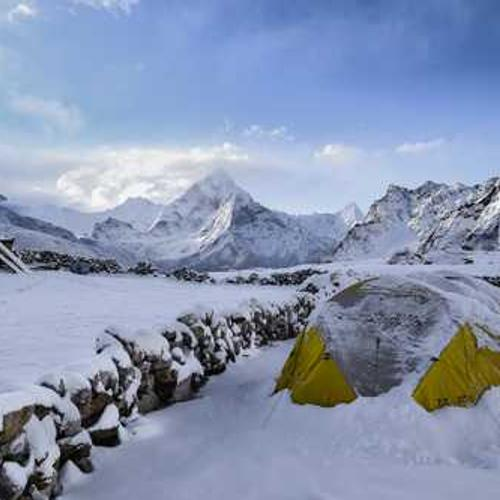
#> input picture test4.jpg, 500 x 500 px
$ python '4.手动实现直方图均衡化.py'
#> lines starting #> are read from the running program, lines starting #| are printed output that depends on the picture
import numpy as np
import cv2
import matplotlib.pyplot as plt
import os

plt.rcParams['font.sans-serif'] = ['Noto Sans CJK SC']
plt.rcParams['axes.unicode_minus'] = False

def manual_hist_equalization(image):
    """手动实现灰度图直方图均衡化"""
    h, w = image.shape
    # 1.计算原始直方图
    hist, bins = np.histogram(image.flatten(), 256, [0, 256])
    # 2.计算累积分布函数
    cdf = hist.cumsum()
    # 3.归一化CDF
    cdf_norm = cdf / cdf.max() * 255
    cdf_norm = cdf_norm.astype(np.uint8)
    # 4.映射像素值
    equalized = cdf_norm[image]
    # 计算均衡化后的直方图
    hist_eq, _ = np.histogram(equalized.flatten(), 256, [0, 256])
    return equalized, hist, hist_eq

# 读取图片
current_dir = os.path.dirname(os.path.abspath(__file__))
img_path = os.path.join(current_dir, "test4.jpg")
img = cv2.imread(img_path, 0)
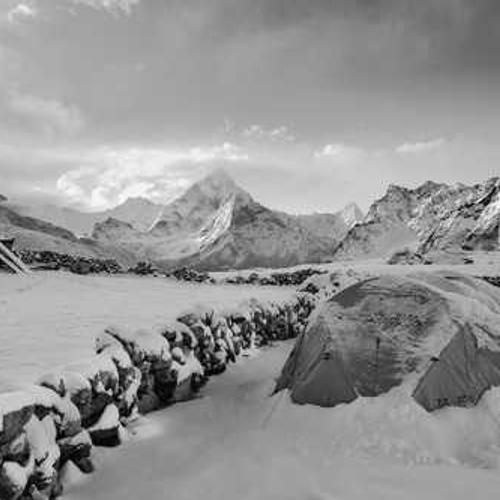
#> img: shape (500, 500); min 0, max 255, mean 148.5
if img is None:
    raise FileNotFoundError("请确保test4.jpg在当前目录下！")

# 手动均衡化
img_eq, hist_ori, hist_eq = manual_hist_equalization(img)
#> in manual_hist_equalization, `hist, bins = np.histogram(image.flatten(), 256, [0, 256])`: hist = 256 values, max 7092 at index 160, min 0 at index 254, mean 976.6; bins = 257 values from 0 to 256
#> in manual_hist_equalization, `cdf = hist.cumsum()`: cdf = 256 values from 122 to 250000
#> in manual_hist_equalization, `cdf_norm = cdf / cdf.max() * 255`: cdf_norm = 256 values from 0.124 to 255
#> in manual_hist_equalization, `cdf_norm = cdf_norm.astype(np.uint8)`: cdf_norm = 256 values from 0 to 255
#> in manual_hist_equalization, `equalized = cdf_norm[image]`:
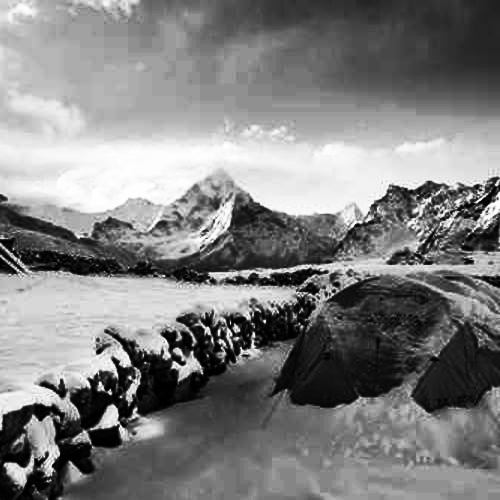
#> equalized: shape (500, 500); min 0, max 255, mean 128.1
#> in manual_hist_equalization, `hist_eq, _ = np.histogram(equalized.flatten(), 256, [0, 256])`: hist_eq = 256 values, max 7092 at index 144, min 0 at index 45, mean 976.6
#> hist_ori has the same summary as hist in manual_hist_equalization
# OpenCV均衡化对比
cv2_eq = cv2.equalizeHist(img)

# 可视化结果
plt.figure(figsize=(15, 10))
# 原始图像与直方图
plt.subplot(2, 3, 1), plt.imshow(img, cmap='gray'), plt.title('original image'), plt.axis('off')
plt.subplot(2, 3, 4), plt.plot(hist_ori), plt.title('original histogram'), plt.xlim([0, 256])
# 手动均衡化结果
plt.subplot(2, 3, 2), plt.imshow(img_eq, cmap='gray'), plt.title('manual histogram equalization'), plt.axis('off')
plt.subplot(2, 3, 5), plt.plot(hist_eq), plt.title('equalized histogram'), plt.xlim([0, 256])
# OpenCV均衡化结果
plt.subplot(2, 3, 3), plt.imshow(cv2_eq, cmap='gray'), plt.title('OpenCV histogram equalization'), plt.axis('off')
plt.subplot(2, 3, 6), plt.plot(np.histogram(cv2_eq.flatten(), 256, [0, 256])[0]), plt.title('OpenCV equalized hiatogram'), plt.xlim([0, 256])
plt.tight_layout()
plt.savefig(os.path.join(current_dir, 'hist_eq_result.png'))
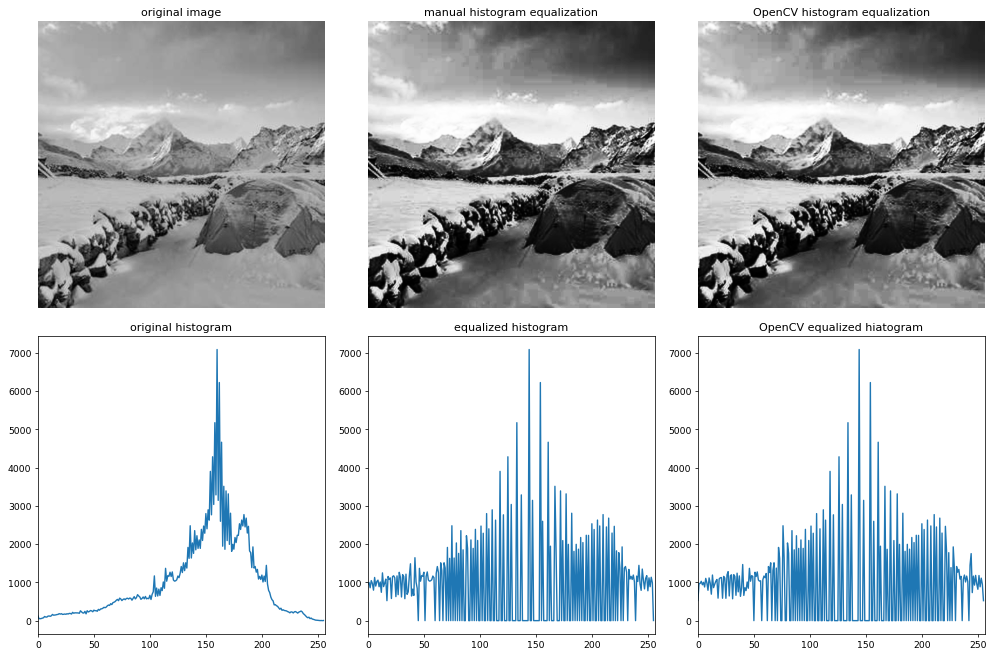
#> figure drawn by matplotlib, 6 panels; panel 2: curve peaks at x = 160, y = 7092; panel 4: curve peaks at x = 144, y = 7092; panel 6: curve peaks at x = 144, y = 7092
plt.show()

print("直方图均衡化完成")

$ run again, with test1.jpg copied over test4.jpg
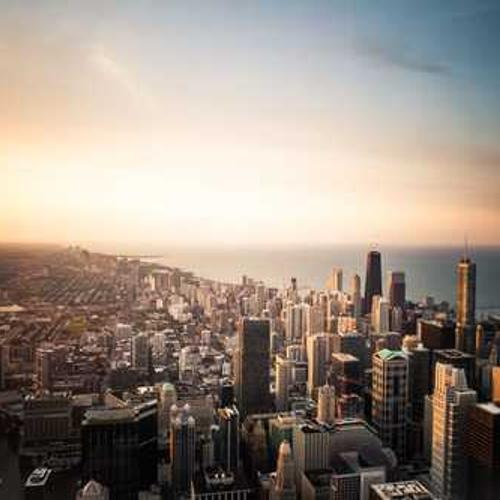
#> input picture test1.jpg, 500 x 500 px
#> `img = cv2.imread(img_path, 0)`:
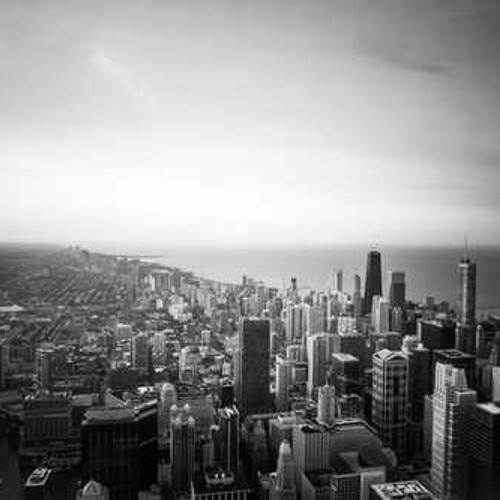
#> img: shape (500, 500); min 0, max 255, mean 144.2
#> hist = 256 values, max 4309 at index 252, min 6 at index 255, mean 976.6; bins = 257 values from 0 to 256
#> cdf = 256 values from 317 to 250000
#> in manual_hist_equalization, `cdf_norm = cdf / cdf.max() * 255`: cdf_norm = 256 values from 0.323 to 255
#> in manual_hist_equalization, `cdf_norm = cdf_norm.astype(np.uint8)`: cdf_norm = 256 values from 0 to 255
#> in manual_hist_equalization, `equalized = cdf_norm[image]`:
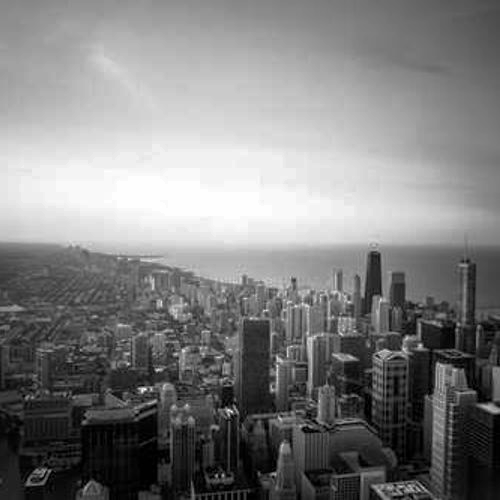
#> equalized: shape (500, 500); min 0, max 255, mean 127.6
#> in manual_hist_equalization, `hist_eq, _ = np.histogram(equalized.flatten(), 256, [0, 256])`: hist_eq = 256 values, max 4388 at index 254, min 0 at index 11, mean 976.6
#> `img_eq, hist_ori, hist_eq = manual_hist_equalization(img)`: hist_ori has the same summary as hist in manual_hist_equalization

$ run again, with test2.jpg copied over test4.jpg
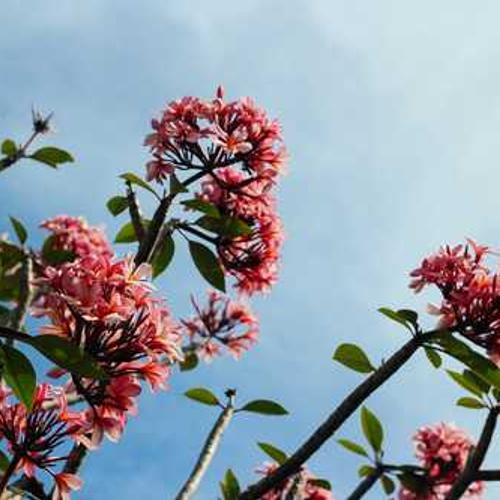
#> input picture test2.jpg, 500 x 500 px
#> `img = cv2.imread(img_path, 0)`:
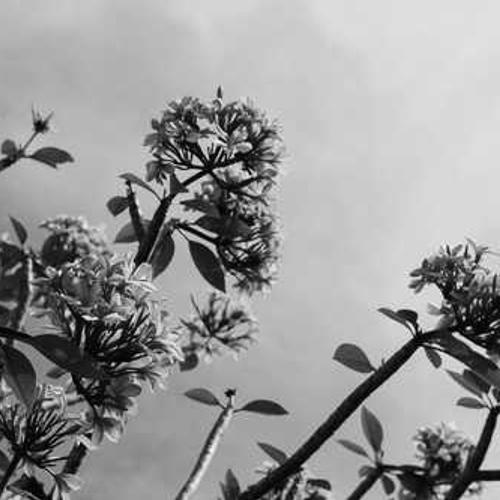
#> img: shape (500, 500); min 0, max 255, mean 151.8
#> hist = 256 values, max 6636 at index 216, min 0 at index 245, mean 976.6; bins = 257 values from 0 to 256
#> cdf = 256 values from 338 to 250000
#> in manual_hist_equalization, `cdf_norm = cdf / cdf.max() * 255`: cdf_norm = 256 values from 0.345 to 255
#> in manual_hist_equalization, `cdf_norm = cdf_norm.astype(np.uint8)`: cdf_norm = 256 values from 0 to 255
#> in manual_hist_equalization, `equalized = cdf_norm[image]`:
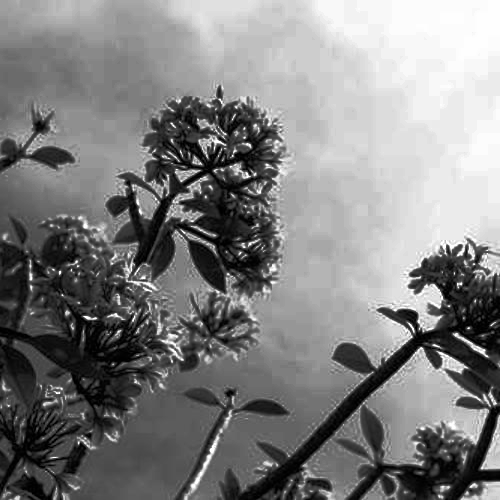
#> equalized: shape (500, 500); min 0, max 255, mean 128.1
#> in manual_hist_equalization, `hist_eq, _ = np.histogram(equalized.flatten(), 256, [0, 256])`: hist_eq = 256 values, max 6636 at index 235, min 0 at index 87, mean 976.6
#> `img_eq, hist_ori, hist_eq = manual_hist_equalization(img)`: hist_ori has the same summary as hist in manual_hist_equalization
